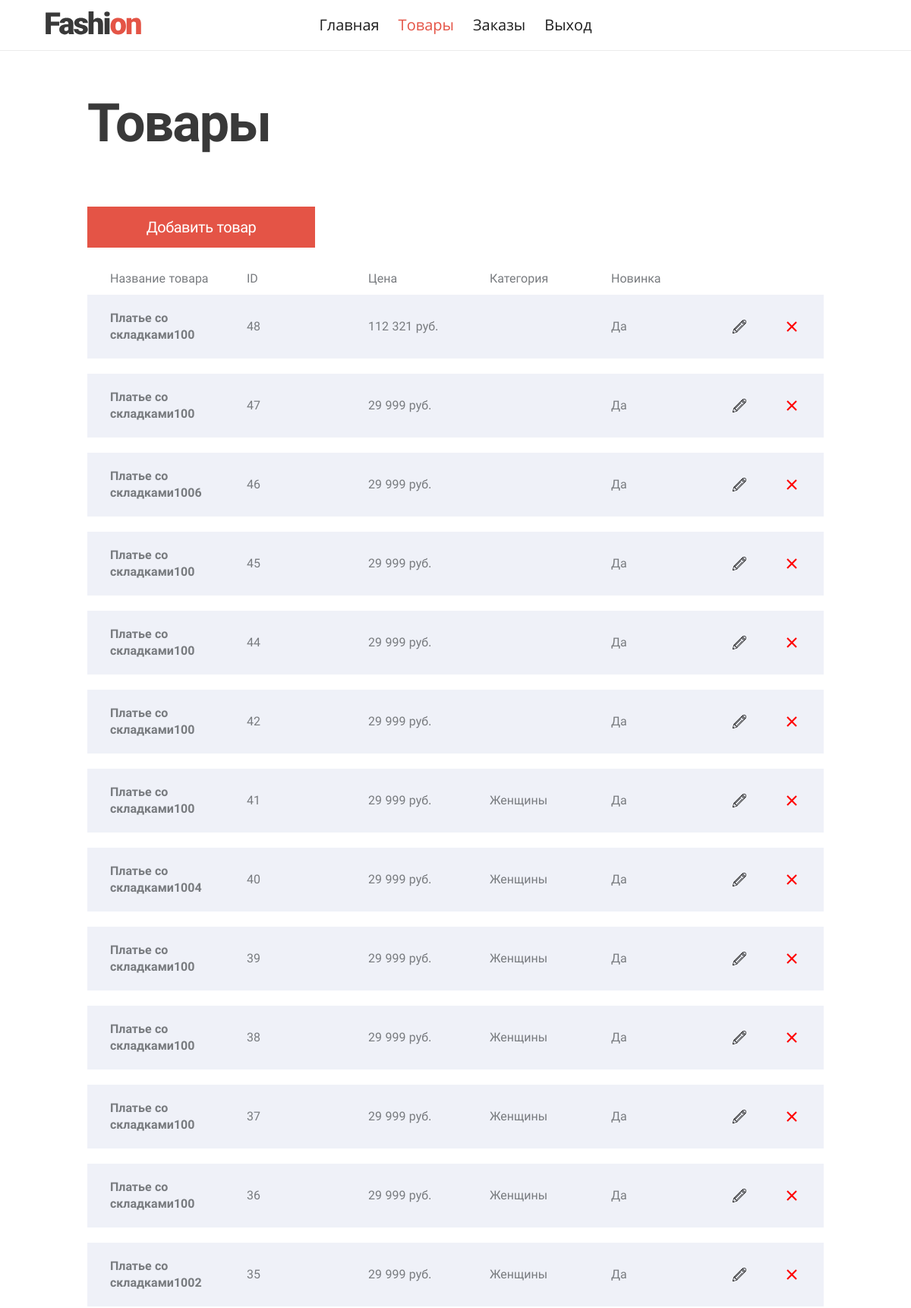
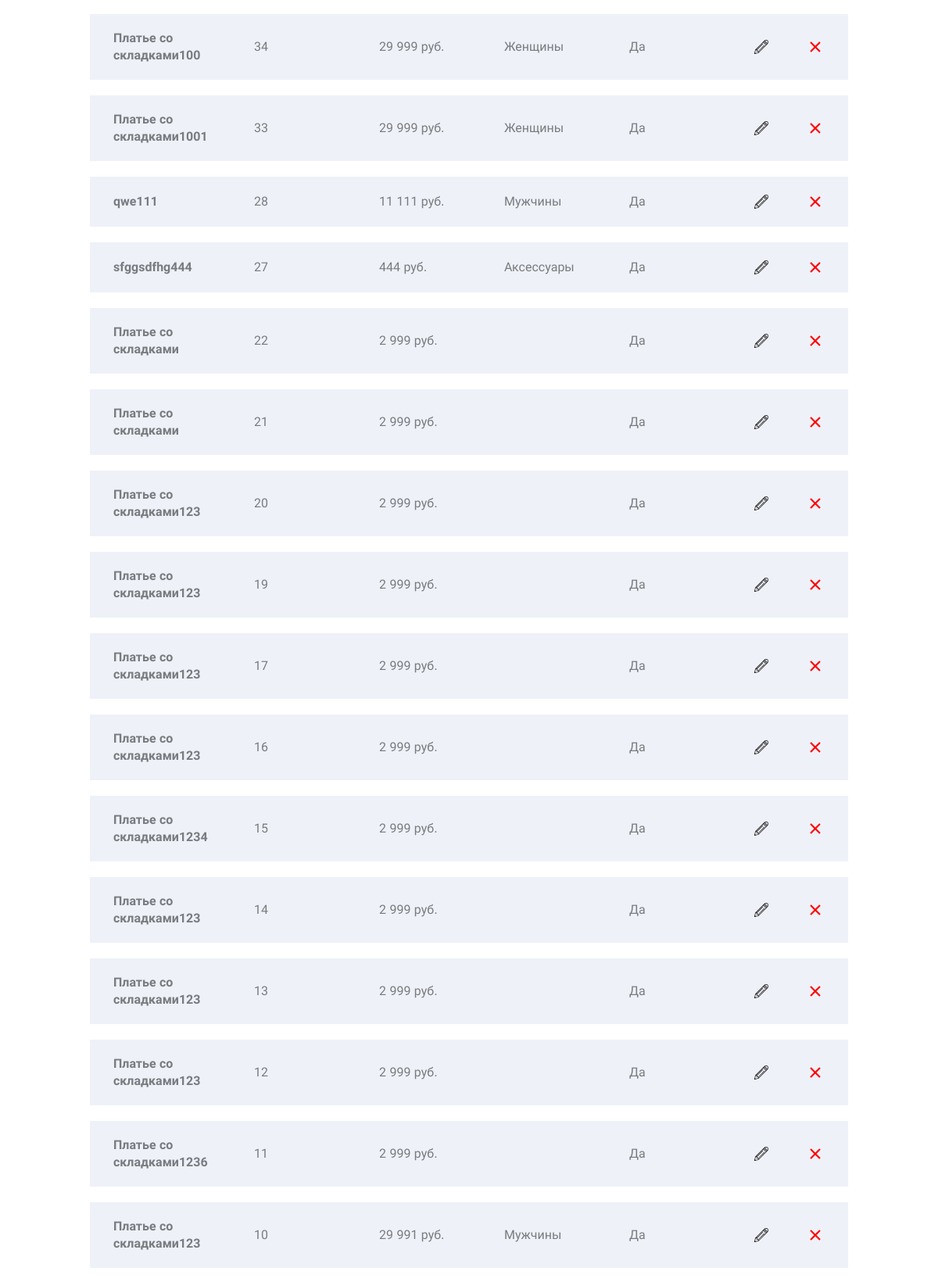
Screenshot of /products/ (signed in, upper part) with the database file from the repository (2 pictures, top to bottom).
### tables this page shows
CREATE TABLE `products` (
  `id` int(11) NOT NULL,
  `name` varchar(255) NOT NULL,
  `price` decimal(12,2) NOT NULL,
  `new` tinyint(1) NOT NULL DEFAULT '0',
  `sale` tinyint(1) NOT NULL DEFAULT '0',
  `img` varchar(50) NOT NULL
);

### include/settingAccessAddress.php (called while the page is built)
<?php
$access = [
    'Администратор' => [
        '/products/',
        '/orders/',
        '/products/add.php/'
    ],
    'Оператор' => [
        '/orders/'
    ],
    'Гости' => [
        '/delivery/',
        '/admin/',
        '/test/',
        '/admin/logout.php',
        '/',
        null
    ],
];

### products/index.php (the view, shortened to what this page needs)
<?php
if (!isset($_SESSION['auth']) && !$_SESSION['auth']) {
    header ('Location: /admin/');
    die();
} else {
    include $_SERVER['DOCUMENT_ROOT'] . '/template/header.php';
    if (accessUserForAdress() != true){
        include $_SERVER['DOCUMENT_ROOT'] . '/template/noAccess.php';
    } else {
        $products = getProducts();
?>
<main class="page-products">
    <h1 class="h h--1">Товары</h1>
    <a class="page-products__button button" href="/products/add.php/">Добавить товар</a>
    <div class="page-products__header">
        <span class="page-products__header-field">Название товара</span>
        <span class="page-products__header-field">ID</span>
        <span class="page-products__header-field">Цена</span>
        <span class="page-products__header-field">Категория</span>
        <span class="page-products__header-field">Новинка</span>
    </div>
    <ul class="page-products__list">
<?php
if (!empty($products)) {
    foreach ($products as $product) { ?>
        <?php if (isset($product['new'])){
            $new = 'Да';
        } else {
            $new = 'Нет';
        }
        ?>
        <li class="product-item page-products__item">
            <b class="product-item__name"><?= $product['name'] ?></b>
            <span class="product-item__field"><?= $product['id'] ?></span>
            <span class="product-item__field"><?= numberPriceFormat($product['price']) ?></span>
            <span class="product-item__field"><?= $product['category'] ?></span>
            <span class="product-item__field"><?= $new ?></span>
            <a href="/products/add.php<?= "/?id=" . $product['id'] ?>" class="product-item__edit" aria-label="Редактировать"></a>
            <button class="product-item__delete"></button>
        </li>
<?php }
} else {
    echo('404');
} ?>
    </ul>
</main>
<?php
    }
}
include_once $_SERVER['DOCUMENT_ROOT'] . '/template/footer.php';

### css/style.css (style rules this page uses)
html { box-sizing: border-box; }
body { display: flex; flex-direction: column; margin: 0 auto; min-width: 1200px; min-height: 100vh; font: 16px/22px "Roboto", sans-serif; color: #787B7F; }
a { text-decoration: none; }
.h { margin-top: 0; font-family: "Roboto", sans-serif; color: #393939; }
.h--1 { margin-bottom: 70px; font-size: 70px; line-height: 80px; letter-spacing: -2px; }
.button { border: 0; padding: 0; font: inherit; background-color: transparent; display: inline-block; width: 300px; padding: 0 40px; font: 20px/54px "Roboto", sans-serif; letter-spacing: -.5px; color: #fff; background-color: #E45446; text-align: center; cursor: pointer; }
.page-products { flex-grow: 1; margin: 0 auto; padding-top: 55px; padding-bottom: 110px; width: 970px; }
.page-products__list { margin: 0; padding: 0; list-style: none; }
.page-products__item:not(:last-child) { margin-bottom: 20px; }
.page-products__header { display: flex; padding: 0 30px; margin-bottom: 10px; }
.page-products__header-field { display: inline-block; width: 130px; margin-right: 30px; }
.page-products__header-field:first-child { margin-right: 50px; }
.page-products__button { margin-bottom: 30px; }
.product-item { display: flex; align-items: center; padding: 20px 30px; background-color: #EFF1F8; }
.product-item__name { width: 130px; margin-right: 50px; }
.product-item__field { width: 130px; margin-right: 30px; }
.product-item__delete { border: 0; padding: 0; font: inherit; background-color: transparent; margin-left: auto; width: 24px; height: 24px; background-size: contain; cursor: pointer; }
.product-item__edit { width: 18px; height: 18px; background-size: contain; }

### rows the page displays
products: name "Платье со складками100", id "48", price "112 321 руб.", new "Да"
products: name "Платье со складками100", id "47", price "29 999 руб.", new "Да"
products: name "Платье со складками1006", id "46", price "29 999 руб.", new "Да"
products: name "Платье со складками100", id "45", price "29 999 руб.", new "Да"
products: name "Платье со складками100", id "44", price "29 999 руб.", new "Да"
products: name "Платье со складками100", id "42", price "29 999 руб.", new "Да"
products: name "Платье со складками100", id "41", price "29 999 руб.", category "Женщины", new "Да"
products: name "Платье со складками1004", id "40", price "29 999 руб.", category "Женщины", new "Да"
products: name "Платье со складками100", id "39", price "29 999 руб.", category "Женщины", new "Да"
products: name "Платье со складками100", id "38", price "29 999 руб.", category "Женщины", new "Да"
products: name "Платье со складками100", id "37", price "29 999 руб.", category "Женщины", new "Да"
products: name "Платье со складками100", id "36", price "29 999 руб.", category "Женщины", new "Да"
products: name "Платье со складками1002", id "35", price "29 999 руб.", category "Женщины", new "Да"
products: name "Платье со складками100", id "34", price "29 999 руб.", category "Женщины", new "Да"
products: name "Платье со складками1001", id "33", price "29 999 руб.", category "Женщины", new "Да"
products: name "qwe111", id "28", price "11 111 руб.", category "Мужчины", new "Да"
products: name "sfggsdfhg444", id "27", price "444 руб.", category "Аксессуары", new "Да"
products: name "Платье со складками", id "22", price "2 999 руб.", new "Да"
products: name "Платье со складками", id "21", price "2 999 руб.", new "Да"
products: name "Платье со складками123", id "20", price "2 999 руб.", new "Да"
products: name "Платье со складками123", id "19", price "2 999 руб.", new "Да"
products: name "Платье со складками123", id "17", price "2 999 руб.", new "Да"
products: name "Платье со складками123", id "16", price "2 999 руб.", new "Да"
products: name "Платье со складками1234", id "15", price "2 999 руб.", new "Да"
products: name "Платье со складками123", id "14", price "2 999 руб.", new "Да"
products: name "Платье со складками123", id "13", price "2 999 руб.", new "Да"
products: name "Платье со складками123", id "12", price "2 999 руб.", new "Да"
products: name "Платье со складками1236", id "11", price "2 999 руб.", new "Да"
products: name "Платье со складками123", id "10", price "29 991 руб.", category "Мужчины", new "Да"

### other values shown
$item['title'] "Главная"
$item['title'] "Товары"
$item['title'] "Заказы"
$item['title'] "Выход"
